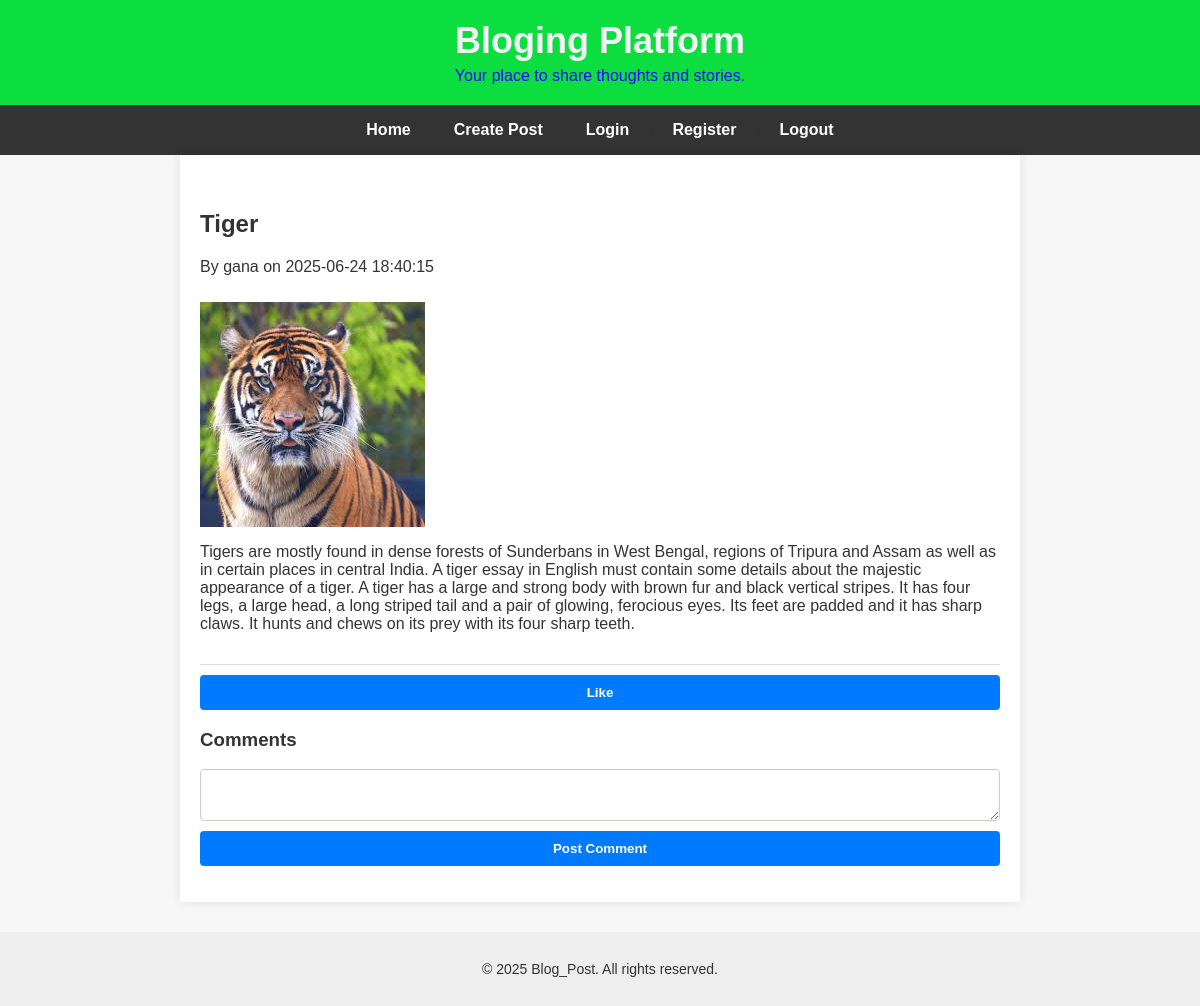
Page /view.php?id=1 on the committed database.
### tables this page shows
CREATE TABLE `posts` (
  `id` int(11) NOT NULL,
  `user_id` int(11) NOT NULL,
  `title` varchar(255) NOT NULL,
  `image` varchar(255) DEFAULT NULL,
  `content` text NOT NULL,
  `created_at` timestamp NOT NULL DEFAULT current_timestamp()
);

CREATE TABLE `users` (
  `id` int(11) NOT NULL,
  `username` varchar(100) NOT NULL,
  `email` varchar(150) NOT NULL,
  `password` varchar(255) NOT NULL,
  `created_at` timestamp NOT NULL DEFAULT current_timestamp()
);

### view.php (the view, shortened to what this page needs)
<?php
include 'includes/config.php';
include 'includes/header.php';
$post_id = $_GET["id"];
$stmt = $conn->prepare("SELECT posts.*, users.username FROM posts JOIN users ON posts.user_id = users.id WHERE posts.id = ?");
$stmt->bind_param("i", $post_id);
$stmt->execute();
$result = $stmt->get_result();
$post = $result->fetch_assoc();
if (!$post) {
    echo "<p>Post not found.</p>";
} else {
?>
<div class="post">
    <h2><?= htmlspecialchars($post['title']) ?></h2>
    <p>By <?= htmlspecialchars($post['username']) ?> on <?= $post['created_at'] ?></p>
    <?php if ($post['image']): ?>
        <img src="<?= $post['image'] ?>" alt="Image">
    <?php endif; ?>
    <p><?= nl2br(htmlspecialchars($post['content'])) ?></p>
</div>
<div class="like-comment">
    <form action="like.php" method="POST">
        <input type="submit" value="Like" class="like-button">
    </form>
    <h3>Comments</h3>
    <form action="comment.php" method="POST">
        <textarea name="comment" required></textarea>
        <input type="submit" value="Post Comment">
    </form>
</div>
<?php
}
include 'includes/footer.php';
?>

### css/style.css (style rules this page uses)
body { font-family: Arial, sans-serif; margin: 0; padding: 0; background-color: #f7f7f7; color: #333; }
form { display: flex; flex-direction: column; gap: 10px; }
input[type="text"], input[type="email"], input[type="password"], textarea { padding: 10px; border: 1px solid #ccc; border-radius: 4px; width: 100%; }
button, input[type="submit"] { padding: 10px; border: none; background-color: #007BFF; color: white; border-radius: 4px; cursor: pointer; font-weight: bold; }
.post { border-bottom: 1px solid #ddd; padding: 15px 0; }
.post img { max-width: 100%; height: auto; margin-top: 10px; }
.like-comment { margin-top: 10px; }

### rows in the picture
posts: title "Tiger", user.username "gana", created_at "2025-06-24 18:40:15", image (picture), content "Tigers are mostly found in dense forests of Sunderbans in West Bengal, regions of Tripura and Assam as well as in certain places in central India. A tiger essay in English must contain some details about the majestic appearance of a tiger. A tiger has a large and strong body with brown fur and black vertical stripes. It has four legs, a large head, a long striped tail and a pair of glowing, ferocious eyes. Its feet are padded and it has sharp claws. It hunts and chews on its prey with its four sharp teeth."
